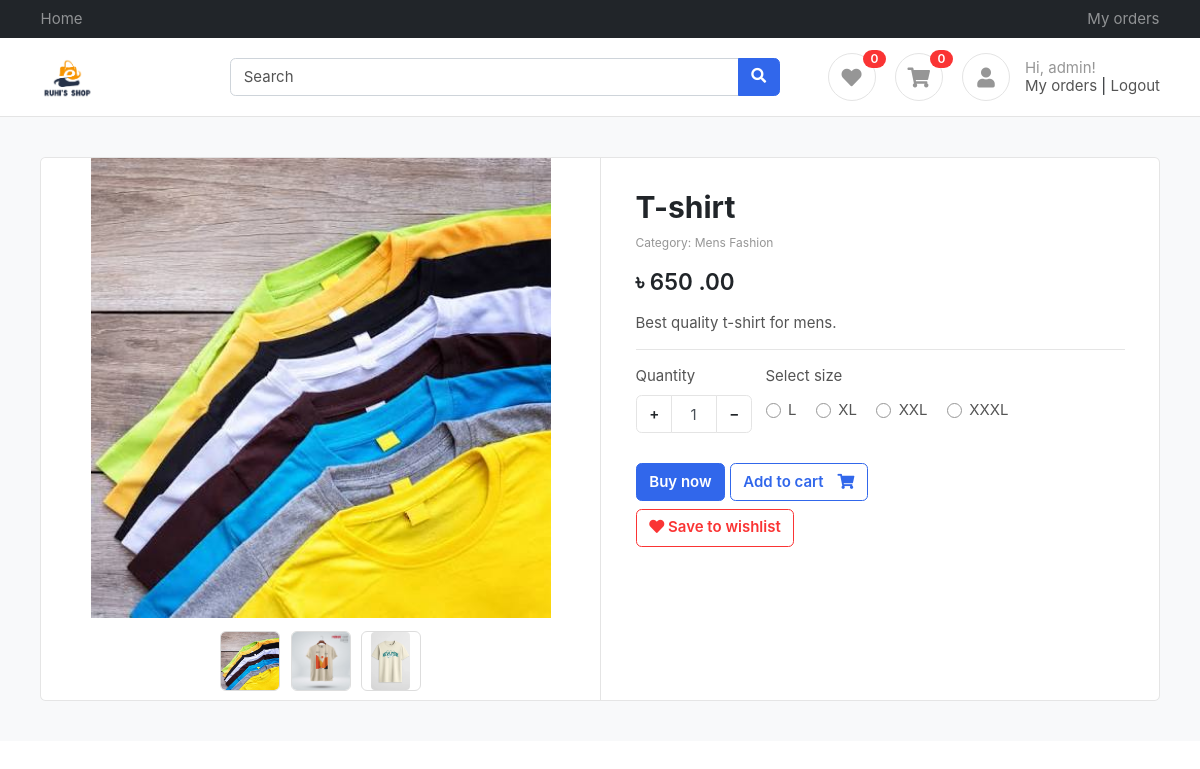
/products/t-shirt/ (signed in), run on the app's committed database.
### products/models.py (models this page shows, shortened)
class Product(BaseModel):
    product_name = models.CharField(max_length=255)
    slug = models.SlugField(unique=True, null=True, blank=True)
    category = models.ForeignKey(Category, on_delete=models.CASCADE, related_name="products")
    price = models.IntegerField()
    product_description = models.TextField()
    color_variation = models.ManyToManyField(ColorVariation, blank=True)
    size_variation = models.ManyToManyField(SizeVariation, blank=True)

class ProductImage(BaseModel):
    product = models.ForeignKey(Product, on_delete=models.CASCADE, related_name="product_images")
    image = models.ImageField(upload_to="product")

class Category(BaseModel):
    category_name = models.CharField(max_length=255)
    slug = models.SlugField(unique=True, null=True, blank=True)
    category_image = models.ImageField(upload_to = "categories")

class SizeVariation(BaseModel):
    size_name = models.CharField(max_length=100)
    price = models.IntegerField(default=0)

### products/views.py (the view)
# urls.py: path('<slug>/' , get_product , name="get_product" ),
def get_product(request, slug):
    try:
        product = Product.objects.get(slug=slug)
        context = { 'product': product }
        if request.GET.get('size'):
            size = request.GET.get('size')
            price = product.get_product_price_by_size(size)
            context['selected_size'] = size
            context['updated_price'] = price
            print(price)
        return render(request, 'product/product.html', context=context)
    except Exception as e:
        print(e)

### cart/cart.py (called while the page is built)
    def __len__(self):
        return sum(item['quantity'] for item in self.cart.values())

### cart/context_processors.py (called while the page is built)
def cart(request):
    return {'cart': Cart(request)}

def wishlist(request):
    return {'wishlist': Wishlist(request)}

### cart/wishlist.py (called while the page is built)
    @property
    def slugs(self):
        return self.wishlist

    def __len__(self):
        return len(self.wishlist)

### templates/product/product.html (shortened to what this page needs)
{% extends "base/base.html" %}
{% block start %}
<section class="section-content padding-y bg">
			<div class="container">
			<div class="card">
				<div class="row no-gutters">
					<aside class="col-md-6">
			<article class="gallery-wrap">
			<div class="img-big-wrap">
			  <div> <a href="#"><img src="/media/{{ product.product_images.first.image }}"></a></div>
			</div>
			<div class="thumbs-wrap">
				{% for image in product.product_images.all %}
			  <a href="#" class="item-thumb"> <img src="/media/{{ image.image }}"></a>
				{% endfor %}
			</div>
			</article>
					</aside>
					<main class="col-md-6 border-left">
			<article class="content-body">
			<h2 class="title">{{ product.product_name }}</h2>
			<p class="text-muted small mb-3">Category: {{ product.category.category_name }}</p>
			<div class="mb-3">
				<var class="price h4"><b>৳</b>
					{% if updated_price %}
					{{updated_price}}
					{% else %}
					{{ product.price }}
					{% endif %}
					.00</var>
			</div>
			<p>{{ product.product_description }}</p>
			<hr>
			<form action="{% url 'cart_add' product.slug %}" method="post">
				<div class="form-row">
					<div class="form-group col-md flex-grow-0">
						<label>Quantity</label>
						<div class="input-group mb-3 input-spinner">
						  <div class="input-group-prepend">
							<button class="btn btn-light" type="button" id="button-plus"> + </button>
						  </div>
						  <input type="text" name="quantity" class="form-control" value="1">
						  <div class="input-group-append">
							<button class="btn btn-light" type="button" id="button-minus"> − </button>
						  </div>
						</div>
					</div>
					{% if product.size_variation.count %}
					<div class="form-group col-md">
							<label>Select size</label>
							<div class="mt-1">
								{% for size in product.size_variation.all %}
								<label class="custom-control custom-radio custom-control-inline">
								  <div class="custom-control-label">{{ size.size_name }}</div>
								</label>
								{% endfor %}
							</div>
					</div>
					{% endif %}
				</div>
				<button type="submit" name="buy_now" value="1" class="btn  btn-primary"> Buy now </button>
				<button type="submit" class="btn  btn-outline-primary"> <span class="text">Add to cart</span> <i class="fas fa-shopping-cart"></i>  </button>
			</form>
			<a href="{% url 'wishlist_toggle' product.slug %}" class="btn btn-outline-danger mt-2">
				<i class="fa fa-heart {% if product.slug in wishlist.slugs %}text-danger{% endif %}"></i>
				{% if product.slug in wishlist.slugs %} Saved to wishlist {% else %} Save to wishlist {% endif %}
			</a>
			</article>
					</main>
				</div>
			</div>
			</div>
			</section>
{% endblock %}

### templates/base/base.html (shortened to what this page needs)
<!DOCTYPE HTML>
<html lang="en">
<head>
<link href="/media/css/bootstrap.css" rel="stylesheet" type="text/css"/>
<link href="/media/fonts/fontawesome/css/all.min.css" type="text/css" rel="stylesheet">
<link href="/media/css/ui.css" rel="stylesheet" type="text/css"/>
<link href="/media/css/responsive.css" rel="stylesheet" />
</head>
<body>
	<header class="section-header">
		<nav class="navbar navbar-dark navbar-expand p-0 bg-dark">
		<div class="container">
			<ul class="navbar-nav d-none d-md-flex mr-auto">
				<li class="nav-item"><a class="nav-link" href="{% url 'index' %}">Home</a></li>
			</ul>
			<ul class="navbar-nav">
				{% if request.user.is_authenticated %}
				<li class="nav-item"><a class="nav-link" href="{% url 'order_list' %}">My orders</a></li>
				{% endif %}
			</ul>
		  </div>
		</nav>
		<section class="header-main border-bottom">
			<div class="container">
		<div class="row align-items-center">
			<div class="col-lg-2 col-4">
				<div class="brand-wrap">
					<a href="{% url 'index' %}"><img class="logo" src="/media/images/logo.png"></a>
				</div>
			</div>
			<div class="col-lg-6 col-sm-12">
				<form action="{% url 'index' %}" method="get" class="search">
					<div class="input-group w-100">
						<input type="text" name="q" value="{{ request.GET.q }}" class="form-control" placeholder="Search">
						<div class="input-group-append">
						  <button class="btn btn-primary" type="submit">
							<i class="fa fa-search"></i>
						  </button>
						</div>
					</div>
				</form>
			</div>
			<div class="col-lg-4 col-sm-6 col-8">
				<div class="widgets-wrap float-md-right">
					<div class="widget-header  mr-3">
						<a href="{% url 'wishlist_detail' %}" class="icon icon-sm rounded-circle border"><i class="fa fa-heart"></i></a>
						<span class="badge badge-pill badge-danger notify">{{ wishlist|length }}</span>
					</div>
					<div class="widget-header  mr-3">
						<a href="{% url 'cart_detail' %}" class="icon icon-sm rounded-circle border"><i class="fa fa-shopping-cart"></i></a>
						<span class="badge badge-pill badge-danger notify">{{ cart|length }}</span>
					</div>
					<div class="widget-header icontext">
						<a href="#" class="icon icon-sm rounded-circle border"><i class="fa fa-user"></i></a>
						<div class="text">
							{% if request.user.is_authenticated %}
							<span class="text-muted">Hi, {{ request.user.first_name|default:request.user.username }}!</span>
							<div>
								<a href="{% url 'order_list' %}">My orders</a> |
								<a href="{% url 'logout' %}">Logout</a>
							</div>
							{% else %}
							<span class="text-muted">Welcome!</span>
							<div>
								<a href="{% url 'login' %}">Sign in</a> |
								<a href="{% url 'register' %}"> Register</a>
							</div>
							{% endif %}
						</div>
					</div>
				</div>
			</div>
		</div>
			</div>
		</section>
		</header>
{% block start %}
{% endblock %}
</body>
</html>

### public/static/css/ui.css (style rules this page uses)
html { font-family: 'Inter', sans-serif; font-size: 15px; }
.content-body { flex: 1 1 auto; padding: 2rem 2.3rem; }
.icon-xs, .icon-sm, .icon-md, .icon-lg { display: inline-block; text-align: center; flex-shrink: 0; flex-grow: 0; }
.icon-sm { width: 48px; height: 48px; line-height: 48px; font-size: 20px; }
.padding-y { padding-top: 40px; padding-bottom: 40px; }
var { font-style: normal; }
article:after, .form-group:after { display: block; clear: both; content: ""; }
.bg { background-color: #f8f9fa; }
.card .title { color: #212529; }
.header-main { position: relative; padding-top: 1rem; padding-bottom: 1rem; }
.brand-wrap .logo, .navbar-brand .logo { margin-right: 7px; max-height: 42px; display: inline-block; }
.widget-header { display: inline-block; vertical-align: middle; position: relative; }
.widget-header a { color: #545454; }
.widget-header i { color: #969696; }
.widget-header .notify { position: absolute; top: -3px; right: -10px; }
.btn-light { background-color: #fff; border-color: #e4e4e4; }
.btn .text + i { margin-left: 10px; }
.icontext { display: inline-flex; align-items: center; vertical-align: middle; }
.icontext .text { width: 100%; line-height: 1.2; color: #212529; }
.icontext .icon { position: relative; margin-right: 15px; flex-shrink: 0; flex-grow: 0; }
.notify { position: absolute; top: -4px; right: -10px; display: inline-block; padding: .25em .6em; font-size: 12px; line-height: 1; text-align: center; border-radius: 3rem; color: #fff; background-color: #fa3434; }
.price { font-weight: 600; color: #212529; }
.input-spinner { width: 120px; flex-wrap: nowrap; display: inline-flex; }
.input-spinner input.form-control { text-align: center; max-width: 46px; flex-basis: 46px; border-color: #e4e4e4; flex-grow: 0; }
.input-spinner .btn { width: 36px; text-align: center; }
.gallery-wrap .img-big-wrap { margin-bottom: 10px; border-radius: 0.37rem; overflow: hidden; background-color: #fff; }
.gallery-wrap .img-big-wrap a { text-align: center; display: block; }
.gallery-wrap .img-big-wrap img { height: 460px; width: auto; display: inline-block; cursor: zoom-in; }
.gallery-wrap .thumbs-wrap { text-align: center; }
.gallery-wrap .thumbs-wrap .item-thumb { width: 60px; height: 60px; border: 1px solid #ddd; border-radius: 6px; margin: 3px; display: inline-block; overflow: hidden; }
.gallery-wrap .thumbs-wrap img { max-width: 100%; max-height: 100%; object-fit: cover; border-radius: 4px; cursor: zoom-in; }

### data on the page
Product: product_images.first.image (picture), product_name "T-shirt", category.category_name "Mens Fashion", price "650", product_description "Best quality t-shirt for mens."
ProductImage: image (picture)
ProductImage: image (picture)
ProductImage: image (picture)
SizeVariation: size_name "L"
SizeVariation: size_name "XL"
SizeVariation: size_name "XXL"
SizeVariation: size_name "XXXL"

### other printed values
{{ wishlist|length }} "0"
{{ cart|length }} "0"
{{ request.user.first_name|default:request.user.username }} "admin"
